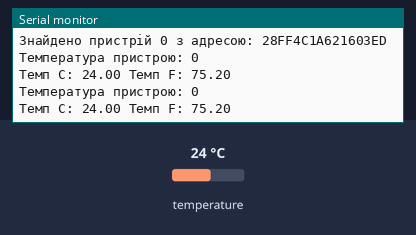
The sketch below on a simulated Arduino Uno, built with avr-gcc and run on an emulated ATmega328P. Shown: the last lines printed to the serial monitor. The test bench sets the inputs (shaded band); at power-on: temperature 24 °C.

Above: at 7.3 s.
7.4 s: temperature set to 12 °C
At 13.0 s:
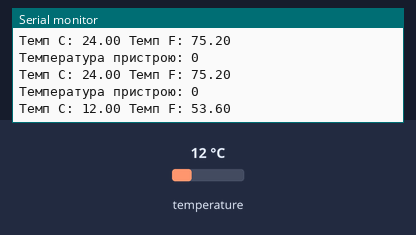
14.1 s: temperature set to 19 °C
At 19.1 s:
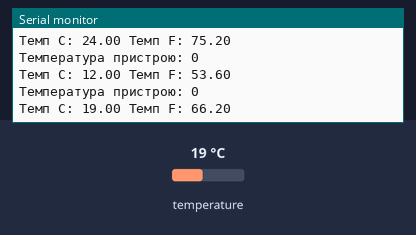
Timing chart, 0 to 20.6 s (numbered marks = the images above; inputs shaded):
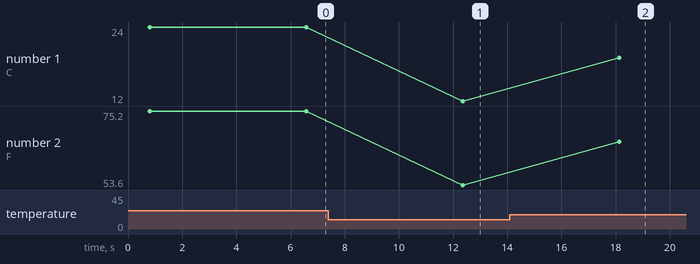

Measured:
- after the input at 7.4 s, the serial monitor: prints a new line after 5.0 s (image 1)
- after the input at 14.1 s, the serial monitor: prints a new line after 4.0 s (image 2)
- plotted number 1: 24 → 12 after the input at 7.4 s, 12 → 19 after the input at 14.1 s
- plotted number 2: 75.2 → 53.6 after the input at 7.4 s, 53.6 → 66.2 after the input at 14.1 s

The sketch:

2.4.ino
```cpp
#include <OneWire.h>
#include <DallasTemperature.h>

#define ONE_WIRE_BUS 4
OneWire oneWire(ONE_WIRE_BUS);
DallasTemperature sensors(&oneWire);
int numberOfDevices;
DeviceAddress tempDeviceAddress;

void setup() {
  Serial.begin(115200);
  sensors.begin();
  numberOfDevices = sensors.getDeviceCount();
  Serial.print("Пошук пристроїв...");
  Serial.print("Знайдено ");
  Serial.print(numberOfDevices, DEC);
  Serial.println(" пристроїв.");

  for(int i=0; i<numberOfDevices; i++){
    if(sensors.getAddress(tempDeviceAddress, i)){
      Serial.print("Знайдено пристрій ");
      Serial.print(i, DEC);
      Serial.print(" з адресою: ");
      printAddress(tempDeviceAddress);
      Serial.println();
    } else {
      Serial.print("Знайдено «привид» на позиції ");
      Serial.print(i, DEC);
      Serial.print(", але не вдалося визначити адресу. Перевір живлення та дроти");
    }
  }
}

void loop() {
  sensors.requestTemperatures();
  for(int i=0; i<numberOfDevices; i++){
    if(sensors.getAddress(tempDeviceAddress, i)){
      Serial.print("Температура пристрою: ");
      Serial.println(i, DEC);
      float tempC = sensors.getTempC(tempDeviceAddress);
      Serial.print("Темп C: ");
      Serial.print(tempC);
      Serial.print(" Темп F: ");
      Serial.println(DallasTemperature::toFahrenheit(tempC));
    }
  }
  delay(5000);
}

void printAddress(DeviceAddress deviceAddress) {
  for (uint8_t i = 0; i < 8; i++){
    if (deviceAddress[i] < 16) Serial.print("0");
      Serial.print(deviceAddress[i], HEX);
  }
}
```
